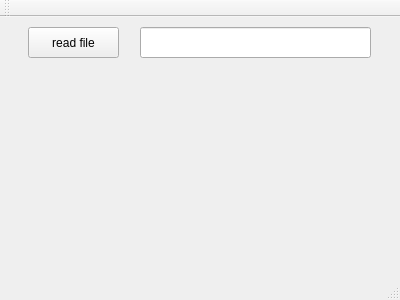
<?xml version="1.0" encoding="UTF-8"?>
<ui version="4.0">
 <class>MainWindow</class>
 <widget class="QMainWindow" name="MainWindow">
  <property name="geometry">
   <rect>
    <x>0</x>
    <y>0</y>
    <width>400</width>
    <height>300</height>
   </rect>
  </property>
  <property name="windowTitle">
   <string>MainWindow</string>
  </property>
  <widget class="QWidget" name="centralWidget">
   <widget class="QLineEdit" name="lineEdit">
    <property name="geometry">
     <rect>
      <x>140</x>
      <y>10</y>
      <width>231</width>
      <height>31</height>
     </rect>
    </property>
   </widget>
   <widget class="QPushButton" name="readfile">
    <property name="geometry">
     <rect>
      <x>28</x>
      <y>10</y>
      <width>91</width>
      <height>31</height>
     </rect>
    </property>
    <property name="text">
     <string>read file</string>
    </property>
   </widget>
  </widget>
  <widget class="QMenuBar" name="menuBar">
   <property name="geometry">
    <rect>
     <x>0</x>
     <y>0</y>
     <width>400</width>
     <height>22</height>
    </rect>
   </property>
  </widget>
  <widget class="QToolBar" name="mainToolBar">
   <attribute name="toolBarArea">
    <enum>TopToolBarArea</enum>
   </attribute>
   <attribute name="toolBarBreak">
    <bool>false</bool>
   </attribute>
  </widget>
  <widget class="QStatusBar" name="statusBar"/>
 </widget>
 <layoutdefault spacing="6" margin="11"/>
 <resources/>
 <connections/>
</ui>
